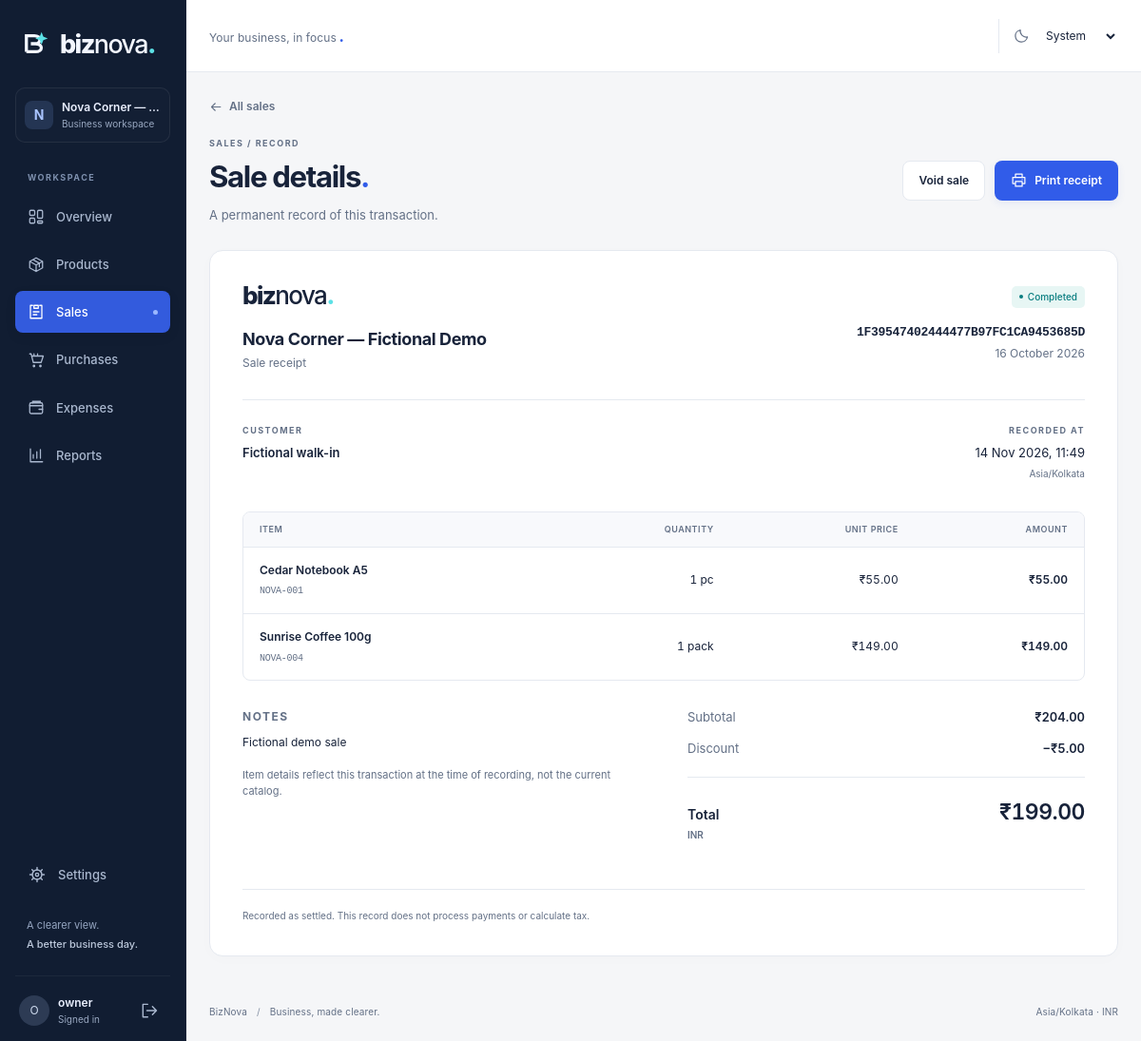
Page /sales/1 (signed in) on the committed database.
### app/models/settings.py (models this page shows, shortened)
class BusinessSettings(db.Model):
    __tablename__ = "business_settings"
    id = db.Column(db.Integer, primary_key=True)
    business_name = db.Column(db.String(120), nullable=False, default="BizNova")
    currency = db.Column(db.String(3), nullable=False, default="INR")
    timezone = db.Column(db.String(64), nullable=False, default="Asia/Kolkata")
    theme = db.Column(db.String(10), nullable=False, default="system")
    updated_at = db.Column(db.DateTime, nullable=False, default=utcnow, onupdate=utcnow)
    __table_args__ = (
        db.CheckConstraint("theme IN ('light', 'dark', 'system')", name="ck_settings_theme"),
        db.CheckConstraint("length(currency) = 3", name="ck_settings_currency"),
    )
    @classmethod
    def get(cls) -> "BusinessSettings":
        with db.session.no_autoflush:
            settings = db.session.get(cls, 1)
        return settings

### app/models/user.py (models this page shows, shortened)
class User(TimestampMixin, db.Model):
    __tablename__ = "users"
    id = db.Column(db.Integer, primary_key=True)
    username = db.Column(db.String(40), nullable=False, unique=True, index=True)
    display_name = db.Column(db.String(120), nullable=False)
    password_hash = db.Column(db.String(255), nullable=False)
    last_login_at = db.Column(db.DateTime, nullable=True)

### app/models/transactions.py (models this page shows, shortened)
class Sale(TimestampMixin, db.Model):
    __tablename__ = "sales"
    id = db.Column(db.Integer, primary_key=True)
    reference = db.Column(db.String(32), nullable=False, unique=True, index=True)
    customer_name = db.Column(db.String(120), nullable=True)
    business_date = db.Column(db.Date, nullable=False, index=True)
    notes = db.Column(db.Text, nullable=True)
    subtotal_paise = db.Column(db.Integer, nullable=False)
    discount_paise = db.Column(db.Integer, nullable=False, default=0)
    total_paise = db.Column(db.Integer, nullable=False)
    status = db.Column(db.String(12), nullable=False, default=STATUS_COMPLETED, index=True)
    voided_at = db.Column(db.DateTime, nullable=True)
    void_reason = db.Column(db.String(300), nullable=True)
    created_by = db.Column(db.Integer, db.ForeignKey("users.id"), nullable=True)
    items = db.relationship("SaleItem", back_populates="sale", lazy="selectin")
    __table_args__ = (
        CheckConstraint("subtotal_paise >= 0", name="ck_sales_subtotal"),
        CheckConstraint("subtotal_paise <= 1000000000000000", name="ck_sales_subtotal_max"),
        CheckConstraint(
            "typeof(subtotal_paise) = 'integer' AND typeof(discount_paise) = 'integer' "
            "AND typeof(total_paise) = 'integer'", name="ck_sales_money_integer",
        ),
        CheckConstraint("discount_paise >= 0", name="ck_sales_discount"),
        CheckConstraint("total_paise >= 0", name="ck_sales_total"),
        CheckConstraint("discount_paise <= subtotal_paise", name="ck_sales_discount_within_subtotal"),
        CheckConstraint("total_paise = subtotal_paise - discount_paise", name="ck_sales_total_math"),
        CheckConstraint("status IN ('completed', 'voided')", name="ck_sales_status"),
        CheckConstraint(
            "(status = 'completed' AND voided_at IS NULL) OR "
            "(status = 'voided' AND voided_at IS NOT NULL)",
            name="ck_sales_void_state",
        ),
        Index("ix_sales_status_date", "status", "business_date"),
    )

class SaleItem(db.Model):
    __tablename__ = "sale_items"
    id = db.Column(db.Integer, primary_key=True)
    sale_id = db.Column(db.Integer, db.ForeignKey("sales.id", ondelete="RESTRICT"), nullable=False, index=True)
    product_id = db.Column(db.Integer, db.ForeignKey("products.id", ondelete="RESTRICT"), nullable=False, index=True)
    product_name = db.Column(db.String(160), nullable=False)
    sku = db.Column(db.String(40), nullable=False)
    unit = db.Column(db.String(16), nullable=False)
    quantity = db.Column(db.Integer, nullable=False)
    unit_price_paise = db.Column(db.Integer, nullable=False)
    line_total_paise = db.Column(db.Integer, nullable=False)
    sale = db.relationship("Sale", back_populates="items")
    __table_args__ = (
        CheckConstraint("quantity > 0 AND quantity <= 1000000", name="ck_sale_items_qty"),
        CheckConstraint(
            "typeof(quantity) = 'integer' AND typeof(unit_price_paise) = 'integer' "
            "AND typeof(line_total_paise) = 'integer'", name="ck_sale_items_integer",
        ),
        CheckConstraint(
            "unit_price_paise <= 99999999999 AND line_total_paise <= 1000000000000000",
            name="ck_sale_items_money_max",
        ),
        CheckConstraint("unit_price_paise >= 0", name="ck_sale_items_price"),
        CheckConstraint("line_total_paise = quantity * unit_price_paise", name="ck_sale_items_line_math"),
    )

### app/blueprints/transactions.py (the view)
@sales_bp.get("/<int(min=1,max=2147483647):transaction_id>")
@login_required
def detail(transaction_id):
    return transaction_detail("sale", transaction_id)

### app/templates/transactions/detail.html (shortened to what this page needs)
{% extends 'base.html' %}
{% import '_ui.html' as ui with context %}
{% set plural = 'sales' if kind == 'sale' else 'purchases' %}
{% block content %}
<a class="back-link no-print" href="/{{ plural }}">{{ ui.icon('back') }}All {{ plural }}</a><div class="page-heading no-print"><div><p class="eyebrow">{{ plural|upper }} / RECORD</p><h1>{{ kind|capitalize }} details<span class="accent-dot">.</span></h1><p class="page-description">A permanent record of this transaction.</p></div><div class="heading-actions">{% if transaction.status != 'voided' %}<a class="btn btn-secondary" href="#void-dialog" data-open-dialog="void-dialog">Void {{ kind }}</a>{% endif %}<button class="btn btn-primary js-only" type="button" data-print>{{ ui.icon('print') }}Print receipt</button></div></div>
<article class="card receipt"><header class="receipt-heading"><div><span class="brand receipt-brand">biz<span class="brand-nova">nova</span><span class="brand-period">.</span></span><h2>{{ business.business_name }}</h2><p class="muted">{{ 'Sale receipt' if kind == 'sale' else 'Purchase record' }}</p></div><div class="receipt-reference">{{ ui.status(transaction.status) }}<h3 class="mono">{{ transaction.reference }}</h3><p class="muted">{{ transaction.business_date.strftime('%d %B %Y') }}</p></div></header>
<div class="receipt-parties"><div><p class="eyebrow">{{ 'CUSTOMER' if kind == 'sale' else 'SUPPLIER' }}</p><strong>{{ (transaction.customer_name or 'Walk-in customer') if kind == 'sale' else (transaction.supplier_name or 'Unnamed supplier') }}</strong></div><div><p class="eyebrow">RECORDED AT</p><span>{{ transaction.created_at|localtime }}</span><small class="cell-meta">{{ business.timezone }}</small></div></div>
<div class="table-scroll receipt-items" tabindex="0" role="region" aria-label="Historical transaction items"><table><caption class="sr-only">Historical item names, quantities, and recorded prices</caption><thead><tr><th scope="col">Item</th><th scope="col" class="numeric">Quantity</th><th scope="col" class="numeric">Unit {{ 'price' if kind == 'sale' else 'cost' }}</th><th scope="col" class="numeric">Amount</th></tr></thead><tbody>{% for item in transaction.items %}<tr><td><strong>{{ item.product_name }}</strong><small class="cell-meta mono">{{ item.sku }}</small></td><td class="numeric">{{ item.quantity }} {{ item.unit }}</td><td class="numeric">{{ (item.unit_price_paise if kind == 'sale' else item.unit_cost_paise)|money }}</td><td class="numeric amount">{{ item.line_total_paise|money }}</td></tr>{% endfor %}</tbody></table></div>
<div class="receipt-bottom"><div>{% if transaction.notes %}<p class="eyebrow">NOTES</p><p class="preserve-lines">{{ transaction.notes }}</p>{% endif %}<p class="hint">Item details reflect this transaction at the time of recording, not the current catalog.</p></div><dl class="totals-list">{% if kind == 'sale' %}<div><dt>Subtotal</dt><dd>{{ transaction.subtotal_paise|money }}</dd></div><div><dt>Discount</dt><dd>−{{ transaction.discount_paise|money }}</dd></div>{% endif %}<div class="grand-total"><dt>Total <small>{{ business.currency }}</small></dt><dd>{{ transaction.total_paise|money }}</dd></div></dl></div>
<footer class="receipt-footer">Recorded as settled. This record does not process payments or calculate tax. {{ 'This transaction has been voided.' if transaction.status == 'voided' else '' }}</footer>
</article>
{% endblock %}

### app/templates/base.html (shortened to what this page needs)
<!doctype html>
<html lang="en" data-theme="light">
<head>
  <link rel="stylesheet" href="{{ url_for('static', filename='css/app.css') }}">
</head>
{% import '_ui.html' as ui with context %}
<body class="{% if not current_user %}auth-layout{% endif %}" data-currency="{{ business.currency if business else 'INR' }}">
{% if current_user %}
<aside class="sidebar no-print" id="sidebar" aria-label="Workspace navigation">
  <div class="sidebar-brand"><a class="brand" href="/" aria-label="BizNova home"><svg class="brand-mark" width="32" height="32" viewBox="0 0 32 32" fill="none" aria-hidden="true"><path d="M4 25V7h9c8 0 8 9 1 9H9m5 0c9 0 9 9 0 9H4" stroke="currentColor" stroke-width="3.5"/><path d="m21 3 2 5 5 2-5 2-2 5-2-5-5-2 5-2 2-5Z" fill="#5CE1E6"/></svg><span>biz<span class="brand-nova">nova</span><span class="brand-period">.</span></span></a><button class="icon-button mobile-only js-only" type="button" data-close-drawer aria-label="Close navigation">{{ ui.icon('close') }}</button></div>
  <div class="workspace-label"><span class="workspace-avatar">{{ (business.business_name or 'B')[:1]|upper }}</span><div><strong>{{ business.business_name }}</strong><small>Business workspace</small></div></div>
  <p class="nav-caption">WORKSPACE</p>
  <nav class="main-nav" aria-label="Main">
  {% for href, label, icon in [('/', 'Overview', 'dashboard'), ('/products', 'Products', 'box'), ('/sales', 'Sales', 'sale'), ('/purchases', 'Purchases', 'purchase'), ('/expenses', 'Expenses', 'expense'), ('/reports', 'Reports', 'report')] %}
  {% set active = request.path == href if href == '/' else request.path.startswith(href) %}<a href="{{ href }}" aria-label="{{ label }}" {% if active %}aria-current="page"{% endif %}>{{ ui.icon(icon) }}<span>{{ label }}</span>{% if active %}<span class="nav-active-dot"></span>{% endif %}</a>
  {% endfor %}
  </nav>
  <div class="sidebar-bottom"><a class="settings-nav {% if request.path == '/settings' %}active{% endif %}" href="/settings" {% if request.path == '/settings' %}aria-current="page"{% endif %}>{{ ui.icon('settings') }}Settings</a><div class="sidebar-note">A clearer view.<br><strong>A better business day.</strong></div><div class="account-row"><span class="user-avatar">{{ current_user.username[:1]|upper }}</span><div><strong>{{ current_user.username }}</strong><small>Signed in</small></div><form method="post" action="/auth/logout">{{ ui.csrf() }}<button class="icon-button" type="submit" aria-label="Sign out" title="Sign out">{{ ui.icon('logout') }}</button></form></div></div>
</aside>
{% endif %}
<div class="app-shell" id="app-shell">
  <header class="topbar no-print">
    <div class="topbar-start">{% if current_user %}<span class="topbar-workspace">Your business, in focus<span class="accent-dot">.</span></span>{% else %}<a class="brand brand-compact" href="/">biz<span class="brand-nova">nova</span><span class="brand-period">.</span></a>{% endif %}</div>
    <div class="topbar-actions"><div class="theme-control">{{ ui.icon('moon') }}<select id="header-theme" data-theme-select aria-label="Color theme"><option value="system" selected>System</option></select></div></div>
  </header>
  <main id="main-content" class="main-content" tabindex="-1">
    {% block content %}{% endblock %}
    {% if current_user %}<footer class="page-footer"><span>BizNova <span class="footer-divider">/</span> Business, made clearer.</span><span>{{ business.timezone }} · {{ business.currency }}</span></footer>{% endif %}
  </main>
</div>
</body>
</html>

### app/templates/_ui.html (shortened to what this page needs)
{% macro icon(name, cls='') -%}
<svg class="icon {{ cls }}" width="20" height="20" viewBox="0 0 24 24" fill="none" stroke="currentColor" stroke-width="1.7" stroke-linecap="round" stroke-linejoin="round" aria-hidden="true">
{% if name == 'dashboard' %}<rect x="3" y="3" width="7" height="7" rx="1.5"/><rect x="14" y="3" width="7" height="11" rx="1.5"/><rect x="3" y="14" width="7" height="7" rx="1.5"/><rect x="14" y="18" width="7" height="3" rx="1"/>
{% elif name == 'box' %}<path d="m12 3 9 5v9l-9 5-9-5V8l9-5Z M3 8l9 5 9-5 M12 13v9 M7.5 5.5l9 5v5"/>
{% elif name == 'sale' %}<path d="M7 3H4v18h16V3h-3 M9 3h6v4H9z M8 12h8 M8 16h5"/>
{% elif name == 'purchase' %}<path d="M3 3h2l3 12h11l3-9H6 M9 6V3 M14 6V3"/><circle cx="9" cy="20" r="1"/><circle cx="18" cy="20" r="1"/>
{% elif name == 'expense' %}<rect x="3" y="5" width="18" height="15" rx="2"/><path d="M3 9h18 M16 14h5 M7 5V3h11"/>
{% elif name == 'report' %}<path d="M4 3v18h17 M8 16v-5 M13 16V7 M18 16V4"/>
{% elif name == 'settings' %}<path d="M12 3v3 M12 18v3 M3 12h3 M18 12h3 M5.6 5.6l2.1 2.1 M16.3 16.3l2.1 2.1 M5.6 18.4l2.1-2.1 M16.3 7.7l2.1-2.1"/><circle cx="12" cy="12" r="6"/><circle cx="12" cy="12" r="2"/>
{% elif name == 'plus' %}<path d="M12 5v14 M5 12h14"/>
{% elif name == 'arrow' %}<path d="M5 12h14 M14 6l6 6-6 6"/>
{% elif name == 'back' %}<path d="M19 12H5 M10 6l-6 6 6 6"/>
{% elif name == 'up' %}<path d="m5 16 6-6 4 4 6-9 M15 5h6v6"/>
{% elif name == 'down' %}<path d="m5 8 6 6 4-4 6 9 M15 19h6v-6"/>
{% elif name == 'search' %}<circle cx="10.5" cy="10.5" r="6.5"/><path d="m16 16 5 5"/>
{% elif name == 'check' %}<path d="m5 12 4 4L19 6"/>
{% elif name == 'alert' %}<path d="m12 3 10 18H2L12 3Z M12 9v5 M12 17h.01"/>
{% elif name == 'close' %}<path d="m6 6 12 12 M6 18 18 6"/>
{% elif name == 'menu' %}<path d="M4 6h16 M4 12h16 M4 18h16"/>
{% elif name == 'logout' %}<path d="M10 4H4v16h6 M9 12h12 M16 7l5 5-5 5"/>
{% elif name == 'download' %}<path d="M12 3v12 M7 10l5 5 5-5 M4 16v5h16v-5"/>
{% elif name == 'print' %}<path d="M7 8V3h10v5 M7 17H3V8h18v9h-4 M7 14h10v7H7z M17 11h.01"/>
{% elif name == 'moon' %}<path d="M20.5 14A9 9 0 0 1 10 3.5 9 9 0 1 0 20.5 14Z"/>
{% elif name == 'calendar' %}<rect x="3" y="5" width="18" height="16" rx="2"/><path d="M7 3v4 M17 3v4 M3 11h18 M8 15h2 M14 15h2"/>
{% elif name == 'edit' %}<path d="m15 4 5 5 M4 20l5-1L21 7l-5-5L4 14v6Z"/>
{% elif name == 'shield' %}<path d="m12 3 8 3v6c0 5-8 9-8 9s-8-4-8-9V6l8-3Z m-4 9 3 3 5-6"/>
{% else %}<circle cx="12" cy="12" r="9"/><path d="M12 11v6 M12 7h.01"/>{% endif %}
</svg>
{%- endmacro %}
{% macro status(value) -%}<span class="badge {% if value in ['voided', 'archived'] %}badge-neutral{% elif value in ['out', 'Out of stock'] %}badge-danger{% elif value in ['low', 'Low stock'] %}badge-warning{% else %}badge-success{% endif %}"><span class="status-dot"></span>{{ {'out':'Out of stock', 'low':'Low stock', 'in':'In stock'}.get(value, value|replace('_',' ')|capitalize) }}</span>{%- endmacro %}

### rows in the picture
BusinessSettings: business_name "N", business_name "Nova Corner —…", business_name "Nova Corner — Fictional Demo", timezone "Asia/Kolkata", currency "INR"
User: username "O", username "owner"
Sale: status "Completed", customer_name "Fictional walk-in"
SaleItem: product_name "Cedar Notebook A5", sku "NOVA-001", quantity "1", unit "pc", unit_price_paise.currency "₹55.00", line_total_paise "₹55.00"
SaleItem: product_name "Sunrise Coffee 100g", sku "NOVA-004", quantity "1", unit "pack", unit_price_paise.currency "₹149.00", line_total_paise "₹149.00"

### other values in the picture
{{ label }} "Overview" "Products" "Sales" "Purchases" "Expenses" "Reports"
{{ plural }} "sales"
{{ plural|upper }} "SALES"
{{ kind|capitalize }} "Sale"
{{ kind }} "sale"
{{ 'Sale receipt' if kind == 'sale' else 'Purchase record' }} "Sale receipt"
{{ 'CUSTOMER' if kind == 'sale' else 'SUPPLIER' }} "CUSTOMER"
{{ 'price' if kind == 'sale' else 'cost' }} "PRICE"
